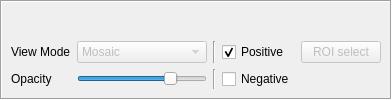
          <widget class="QFrame" name="frameImages">
           <property name="frameShape">
            <enum>QFrame::Box</enum>
           </property>
           <property name="frameShadow">
            <enum>QFrame::Sunken</enum>
           </property>
           <layout class="QVBoxLayout" name="verticalLayout_7">
            <property name="leftMargin">
             <number>9</number>
            </property>
            <property name="topMargin">
             <number>9</number>
            </property>
            <property name="rightMargin">
             <number>9</number>
            </property>
            <property name="bottomMargin">
             <number>9</number>
            </property>
            <item>
             <widget class="QStackedWidget" name="stackedWidgetImages">
              <property name="currentIndex">
               <number>0</number>
              </property>
              <widget class="QWidget" name="pageMosaic">
               <layout class="QVBoxLayout" name="verticalLayout_11">
                <property name="leftMargin">
                 <number>0</number>
                </property>
                <property name="topMargin">
                 <number>0</number>
                </property>
                <property name="rightMargin">
                 <number>0</number>
                </property>
                <property name="bottomMargin">
                 <number>0</number>
                </property>
                <item>
                 <layout class="QVBoxLayout" name="layoutMosaic"/>
                </item>
               </layout>
              </widget>
              <widget class="QWidget" name="pageOrthView">
               <layout class="QVBoxLayout" name="verticalLayout_12">
                <property name="leftMargin">
                 <number>0</number>
                </property>
                <property name="topMargin">
                 <number>0</number>
                </property>
                <property name="rightMargin">
                 <number>0</number>
                </property>
                <property name="bottomMargin">
                 <number>0</number>
                </property>
                <item>
                 <layout class="QVBoxLayout" name="layoutOrthView"/>
                </item>
               </layout>
              </widget>
             </widget>
            </item>
            <item>
             <layout class="QGridLayout" name="gridLayout" columnstretch="0,0,0,0,0,1,0,0">
              <item row="0" column="4">
               <widget class="QCheckBox" name="posMapCheckBox">
                <property name="text">
                 <string>Positive</string>
                </property>
                <property name="checked">
                 <bool>true</bool>
                </property>
               </widget>
              </item>
              <item row="0" column="7">
               <spacer name="horizontalSpacer_4">
                <property name="orientation">
                 <enum>Qt::Horizontal</enum>
                </property>
                <property name="sizeType">
                 <enum>QSizePolicy::Ignored</enum>
                </property>
                <property name="sizeHint" stdset="0">
                 <size>
                  <width>0</width>
                  <height>20</height>
                 </size>
                </property>
               </spacer>
              </item>
              <item row="0" column="0">
               <widget class="QLabel" name="label_12">
                <property name="text">
                 <string>View Mode</string>
                </property>
               </widget>
              </item>
              <item row="0" column="1">
               <widget class="QComboBox" name="cbImageViewMode">
                <property name="enabled">
                 <bool>false</bool>
                </property>
                <property name="maximumSize">
                 <size>
                  <width>200</width>
                  <height>16777215</height>
                 </size>
                </property>
                <item>
                 <property name="text">
                  <string>Mosaic</string>
                 </property>
                </item>
                <item>
                 <property name="text">
                  <string>Triplanar Anatomy</string>
                 </property>
                </item>
                <item>
                 <property name="text">
                  <string>Triplanar EPI</string>
                 </property>
                </item>
               </widget>
              </item>
              <item row="0" column="2">
               <widget class="Line" name="line_7">
                <property name="orientation">
                 <enum>Qt::Vertical</enum>
                </property>
               </widget>
              </item>
              <item row="0" column="5">
               <layout class="QHBoxLayout" name="layoutHotMapThresholds"/>
              </item>
              <item row="1" column="0">
               <widget class="QLabel" name="label_3">
                <property name="text">
                 <string>Opacity</string>
                </property>
               </widget>
              </item>
              <item row="1" column="2">
               <widget class="Line" name="line_8">
                <property name="orientation">
                 <enum>Qt::Vertical</enum>
                </property>
               </widget>
              </item>
              <item row="1" column="5">
               <layout class="QHBoxLayout" name="layoutNegMapThresholds"/>
              </item>
              <item row="1" column="4">
               <widget class="QCheckBox" name="negMapCheckBox">
                <property name="text">
                 <string>Negative</string>
                </property>
                <property name="checked">
                 <bool>false</bool>
                </property>
               </widget>
              </item>
              <item row="1" column="1">
               <widget class="QSlider" name="sliderMapsAlpha">
                <property name="sizePolicy">
                 <sizepolicy hsizetype="Expanding" vsizetype="Fixed">
                  <horstretch>0</horstretch>
                  <verstretch>0</verstretch>
                 </sizepolicy>
                </property>
                <property name="maximumSize">
                 <size>
                  <width>200</width>
                  <height>16777215</height>
                 </size>
                </property>
                <property name="maximum">
                 <number>100</number>
                </property>
                <property name="value">
                 <number>75</number>
                </property>
                <property name="orientation">
                 <enum>Qt::Horizontal</enum>
                </property>
                <property name="tickPosition">
                 <enum>QSlider::NoTicks</enum>
                </property>
               </widget>
              </item>
              <item row="0" column="6">
               <widget class="QPushButton" name="roiSelectorBtn">
                <property name="enabled">
                 <bool>false</bool>
                </property>
                <property name="sizePolicy">
                 <sizepolicy hsizetype="Minimum" vsizetype="Fixed">
                  <horstretch>0</horstretch>
                  <verstretch>0</verstretch>
                 </sizepolicy>
                </property>
                <property name="text">
                 <string>ROI select</string>
                </property>
               </widget>
              </item>
              <item row="1" column="6">
               <layout class="QHBoxLayout" name="horizontalLayout">
                <property name="spacing">
                 <number>0</number>
                </property>
               </layout>
              </item>
             </layout>
            </item>
           </layout>
          </widget>
